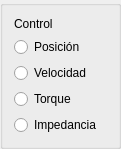
   <widget class="QGroupBox" name="cadera_izq_control_Qbox">
    <property name="geometry">
     <rect>
      <x>110</x>
      <y>10</y>
      <width>121</width>
      <height>123</height>
     </rect>
    </property>
    <layout class="QGridLayout" name="cadera_control_grid">
     <item row="0" column="0">
      <widget class="QLabel" name="label_4">
       <property name="enabled">
        <bool>true</bool>
       </property>
       <property name="text">
        <string>Control</string>
       </property>
      </widget>
     </item>
     <item row="1" column="0">
      <layout class="QGridLayout" name="cadera_izq_control_grid_">
       <item row="4" column="0">
        <widget class="QRadioButton" name="impedance_control">
         <property name="enabled">
          <bool>true</bool>
         </property>
         <property name="text">
          <string>Impedancia</string>
         </property>
        </widget>
       </item>
       <item row="0" column="0">
        <widget class="QRadioButton" name="position_control">
         <property name="enabled">
          <bool>true</bool>
         </property>
         <property name="text">
          <string>Posición</string>
         </property>
        </widget>
       </item>
       <item row="1" column="0">
        <widget class="QRadioButton" name="velocity_control">
         <property name="enabled">
          <bool>true</bool>
         </property>
         <property name="text">
          <string>Velocidad</string>
         </property>
        </widget>
       </item>
       <item row="3" column="0">
        <widget class="QRadioButton" name="torque_control">
         <property name="enabled">
          <bool>true</bool>
         </property>
         <property name="text">
          <string>Torque</string>
         </property>
        </widget>
       </item>
      </layout>
     </item>
    </layout>
   </widget>
